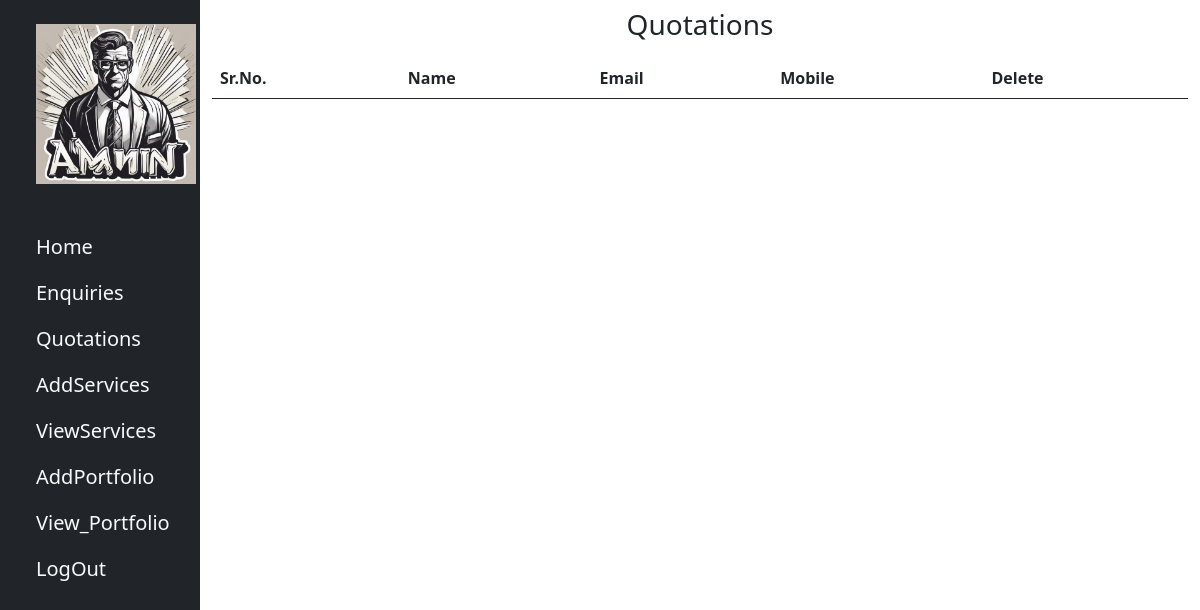
Before: /quotations/ with the older database file.
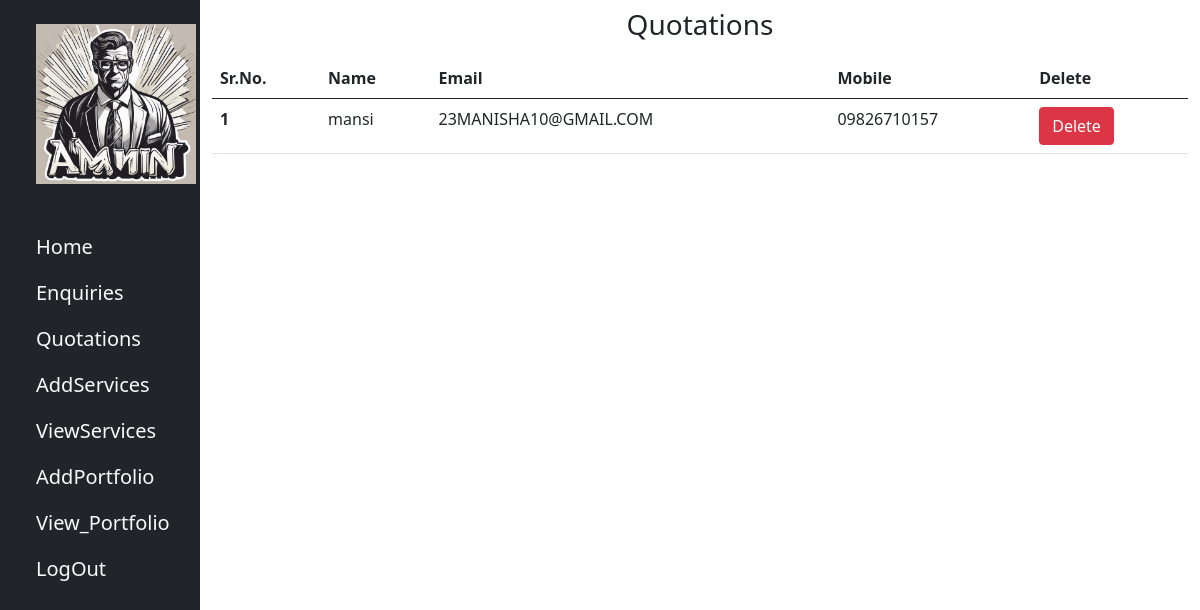
After: the same page with the newer database file.
### projectApp/models.py (models this page shows)
class Quote(models.Model):
    email=models.CharField(max_length=30)
    name=models.CharField(max_length=30)
    mobile=models.CharField(max_length=10)

### projectApp/views.py (the view)
# urls.py: path("quotations/",views.quotations,name="quotations"),
def quotations(request):
    quotations=Quote.objects.all()
    return render(request,'quotations.html',{'quotations':quotations})

### projectApp/templates/quotations.html (shortened to what this page needs)
<!DOCTYPE html>
<html lang="en">
<head>
  <link
    href="https://cdn.jsdelivr.net/npm/bootstrap@5.0.2/dist/css/bootstrap.min.css"
    rel="stylesheet"
  />
</head>
<body>
    <div class="container-fluid">
        <div class="row">
            <div class="col-md-2 bg-dark vh-100">
                {% include 'side_nav.html' %}
            </div>
            <div class="col-md-10">
                <h3 class="text-center mt-2 mb-3">Quotations</h3>
                <table class="table">
                  <thead>
                    <tr>
                      <th scope="col">Sr.No.</th>
                      <th scope="col">Name</th>
                      <th scope="col">Email</th>
                      <th scope="col">Mobile</th>
                      <th scope="col">Delete</th>
                    </tr>
                  </thead>
                  <tbody>
                    {% for item in quotations %}
                    <tr>
                      <th scope="row">{{ item.id }}</th>
                      <td>{{ item.name }}</td>
                      <td>{{ item.email }}</td>
                      <td>{{ item.mobile }}</td>
                      <td><a href="/delete_quotations/{{item.id}}" class="btn btn-danger" onclick="javascript:return confirm('Are You Sure To Delete')">Delete</a></td>
                    </tr>
                   {% endfor %}
                  </tbody>
                </table>
            </div>
        </div>
    </div>
</body>
</html>

Changed rows visible on the page:
added Quote: id "1", name "mansi", email "23MANISHA10@GMAIL.COM", mobile "09826710157"
